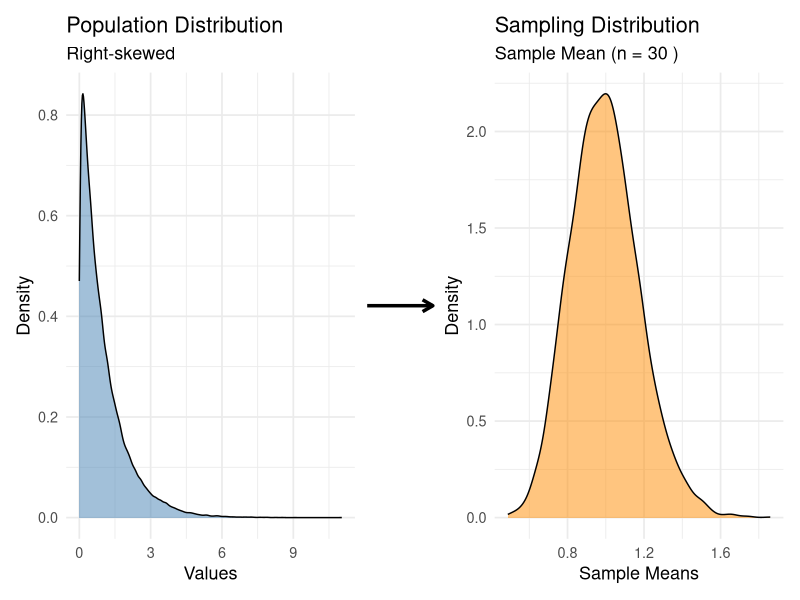

Source code (R):
## ---- chunk 1
#| echo: false
#| warning: false
#| message: false

library(tidyverse)
## ---- chunk 2
#| echo: false
library(ggplot2)
library(patchwork)

set.seed(123)

# Create population
population <- rexp(100000)

# Simulate sampling distribution
n_sim <- 5000
n <- 30

sample_means <- NA

for (i in 1:n_sim) {

  sample_data <- sample(population, n)

  sample_means[i] <- mean(sample_data)

}

# Population distribution
p1 <- ggplot(data.frame(population), aes(x = population)) +
  geom_density(fill = "steelblue", alpha = 0.5) +
  labs(
    title = "Population Distribution",
    subtitle = "Right-skewed",
    x = "Values",
    y = "Density"
  ) +
  theme_minimal(base_size = 13)

# Sampling distribution
p2 <- ggplot(data.frame(sample_means), aes(x = sample_means)) +
  geom_density(fill = "darkorange", alpha = 0.5) +
  labs(
    title = "Sampling Distribution",
    subtitle = paste("Sample Mean (n =", n, ")"),
    x = "Sample Means",
    y = "Density"
  ) +
  theme_minimal(base_size = 13)

# Arrow between plots
arrow_plot <- ggplot() +
  annotate(
    "segment",
    x = 0, xend = 1,
    y = 0.5, yend = 0.5,
    arrow = arrow(length = unit(0.3, "cm")),
    linewidth = 1.2
  ) +
  theme_void()

# Combine plots
p1 + arrow_plot + p2 +
  plot_layout(widths = c(1, 0.25, 1))
